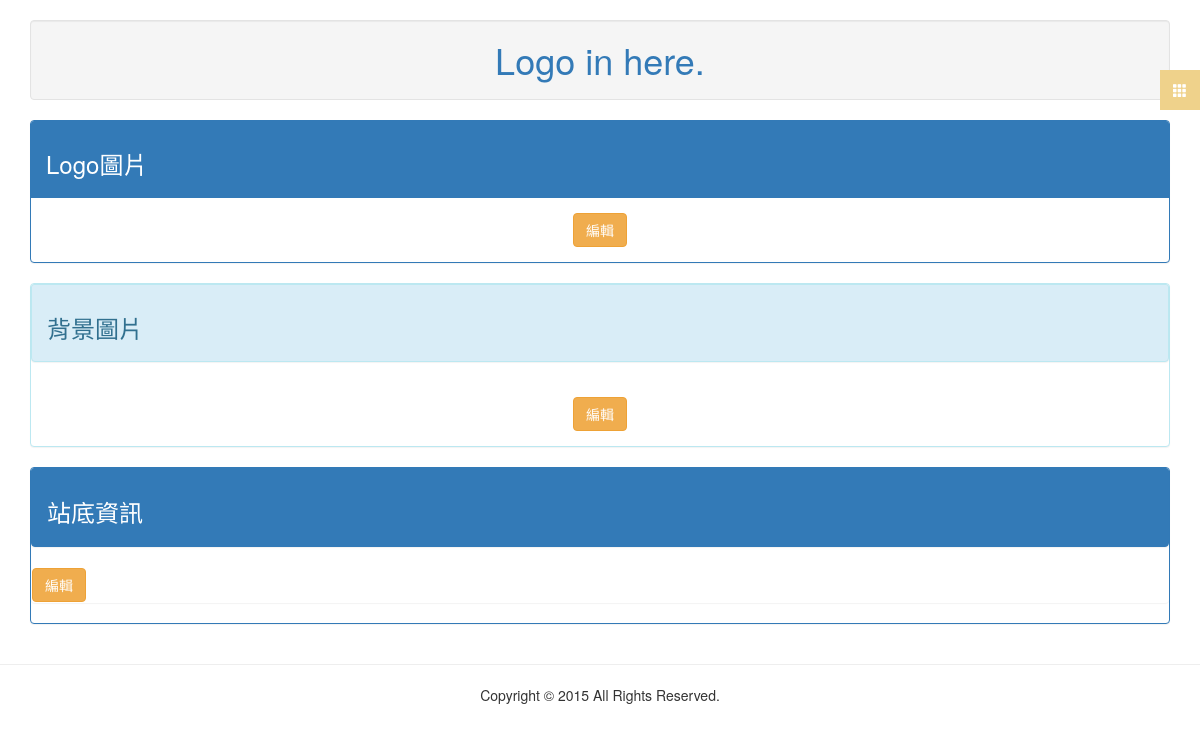
The page /index.php/basic on the database as committed earlier.
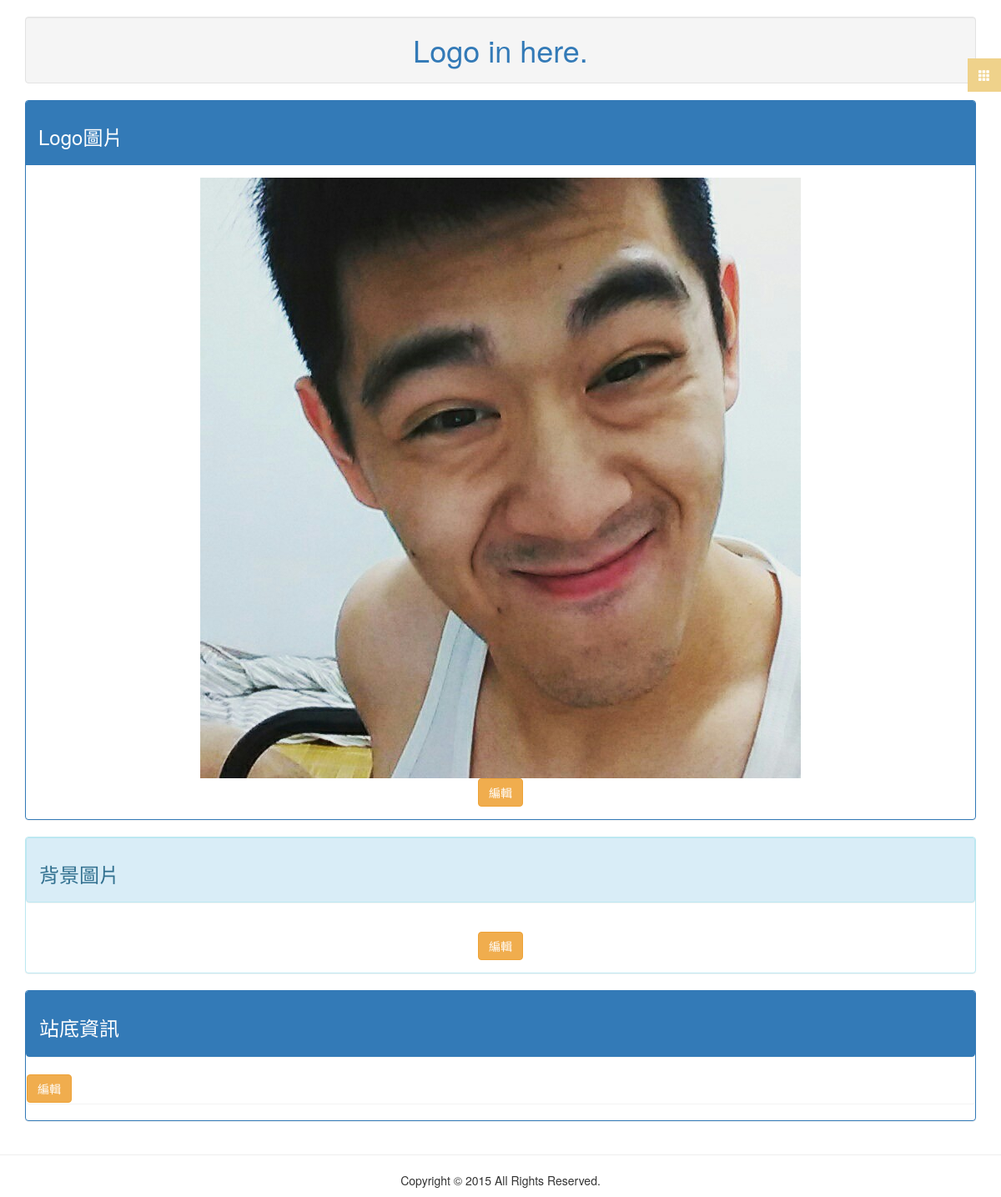
The same page on the database as committed later.
### tables this page shows
CREATE TABLE IF NOT EXISTS `logo` (
`id` int(11) NOT NULL,
  `path` varchar(255) NOT NULL
);

### application/controllers/Basic.php (called while the page is built, shortened)
<?php
class Basic extends MY_Controller {
	public function __construct()
	{
		$this->load->model(['logo_model', 'background_model', 'footer_model']);
	}
	public function index()
	{
		$logo = $this->logo_model->select_data(1);
		$this->load->view('basic/index', compact('logo', 'background', 'footer'));
		return true;
	}
}

### index.php (called while the page is built, shortened)
<?php
require_once BASEPATH.'core/CodeIgniter.php';

### application/core/MY_Model.php (called while the page is built, shortened)
<?php
class MY_Model extends BASE_Model {
	protected $table;
	protected $primaryKey;
	function select_data($id)
	{
		$query = $this->db->get_where($this->table, array($this->primaryKey => $id));
		return $query->row();
	}
}

### application/views/basic/index.php (the view, shortened to what this page needs)
<?php require_once VIEWPATH.'_layouts/_header.php' ?>
<section class="container">
	<div class="panel panel-primary">
		<div class="panel-heading"><h3>Logo圖片</h3></div>
		<div class="panel-body text-center">
			<img src="<?= base_url($logo->path)?>" alt="" class="img-responsive" style="margin:0 auto;">
			<a href="<?=base_url('basic/edit_logo')?>" class="btn btn-warning">編輯</a>
		</div>
	</div>
	<div class="panel panel-info">
		<div class="panel panel-heading"><h3>背景圖片</h3></div>
		<div class="panel-body text-center">
			<a href="<?=base_url('basic/edit_background')?>" class="btn btn-warning">編輯</a>
		</div>
	</div>
	<div class="panel panel-primary">
		<div class="panel panel-heading"><h3>站底資訊</h3></div>
		<div class="panel body">
			<a href="<?=base_url('basic/edit_footer')?>" class="btn btn-warning">編輯</a>
		</div>
	</div>
</section>
<?php require_once VIEWPATH.'_layouts/_footer.php' ?>

Rows that differ between the two databases and show on the page:
added logo: path (picture)
